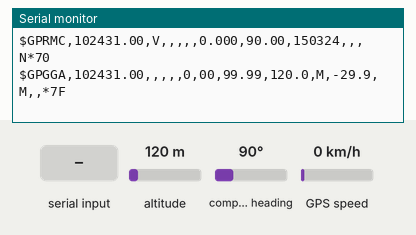
Recording of a sketch running on a simulated Arduino Uno, built with avr-gcc and run on an emulated ATmega328P. Parts: the last lines printed to the serial monitor. The test bench sets the inputs (shaded band); at power-on: altitude 120 m, compass heading 90°, GPS speed 0 km/h. The GPS gets a fix after 3 s at 37.7749, -122.4194 with 8 satellites.

Above: at 1.2 s.
1.3 s: altitude set to 20 m
At 2.8 s:
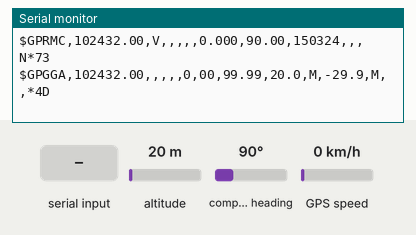
4.5 s: "1" received over the second serial link
At 4.9 s:
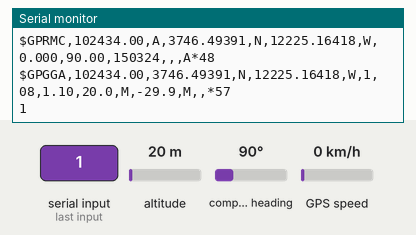
7.5 s: compass heading set to 269°
At 8.8 s:
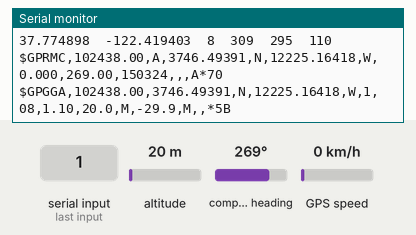
10.5 s: GPS speed set to 2 km/h
At 11.8 s:
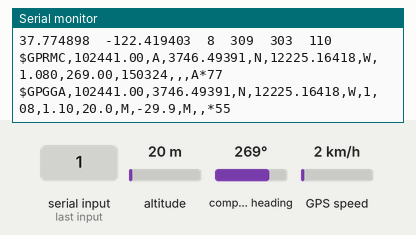
12.0 s: compass heading set to 7°
At 12.8 s:
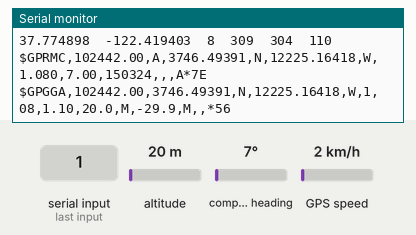
13.5 s: GPS speed set to 60 km/h
At 14.7 s:
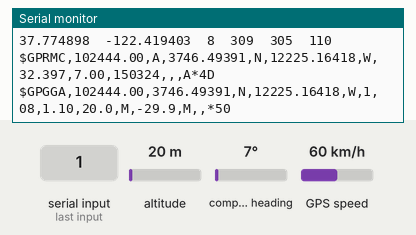
Timing chart, 0 to 16.5 s (numbered marks = the images above; inputs shaded):
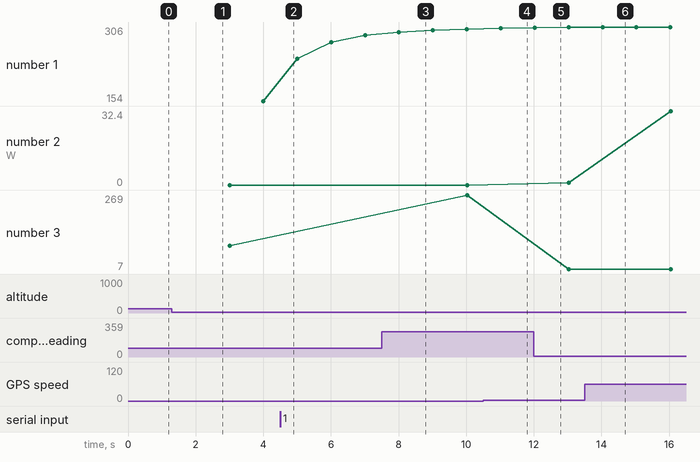

Measured:
- after the input at 1.3 s, the serial monitor: prints a new line after 0.72 s (image 1)
- after the input at 4.5 s, the serial monitor: prints a new line at once (image 2)
- after the input at 7.5 s, the serial monitor: prints a new line after 0.52 s (image 3)
- after the input at 10.5 s, the serial monitor: prints a new line after 0.53 s (image 4)
- after the input at 12.0 s, the serial monitor: prints a new line at once (image 5)
- after the input at 13.5 s, the serial monitor: prints a new line after 0.54 s (image 6)
- plotted number 2: 1.08 → 32.4 after the input at 13.5 s
- plotted number 3: 90 → 269 after the input at 7.5 s

The sketch:

GPS_v0_2.ino
```cpp
#include <SoftwareSerial.h>
#include <TinyGPS.h>
#include <SimpleKalmanFilter.h>

TinyGPS gps;
SoftwareSerial ss(12, 11);
SimpleKalmanFilter kalmanFilter(2, 2, 0.01);

float lat_central = 28.407291;
float lon_central = -106.863456;
int frecuence =  1000;

void setup() {
  Serial.begin(115200);
  ss.begin(9600);
  Serial.println("LATITUD\t\tLONGITUD\tSAT\tAZIMUT\tKALMAN\tERROR");
}

void loop() {
  bool newData = parseGPSData();
  printGPSData(newData);
  checkGPSConnection();
}

bool parseGPSData() {
  bool newData = false;
  // Se parsean por un segundo los datos del GPSy se reportan algunos valores clave
  for (unsigned long start = millis(); millis() - start < frecuence;) {
    while (ss.available()) {
      char c = ss.read();
      Serial.write(c);   // descomentar para ver el flujo de datos del GPS
      if (gps.encode(c))    // revisa si se completó una nueva cadena
        newData = true;
    }
  }
  return newData;
}

void printGPSData(bool newData) {
  if (newData) {
    float flat, flon, azimut;
    unsigned long age;
    gps.f_get_position(&flat, &flon, &age);
    Serial.print(flat == TinyGPS::GPS_INVALID_F_ANGLE ? 0.0 : flat, 6);
    Serial.print("\t");
    Serial.print(flon == TinyGPS::GPS_INVALID_F_ANGLE ? 0.0 : flon, 6);
    Serial.print("\t");
    Serial.print(gps.satellites() == TinyGPS::GPS_INVALID_SATELLITES ? 0 : gps.satellites());
    Serial.print("\t");
    azimut = gps.course_to(lat_central, lon_central, flat, flon);
    Serial.print((int)azimut);
    Serial.print("\t");
    float estimatedAzimut = kalmanFilter.updateEstimate(azimut);
    Serial.print((int)estimatedAzimut);
    Serial.print("\t");
    Serial.println(gps.hdop() == TinyGPS::GPS_INVALID_HDOP ? 0 : gps.hdop());
  }
}

void checkGPSConnection() {
  unsigned long chars;
  unsigned short sentences, failed;
  gps.stats(&chars, &sentences, &failed);
  if (chars == 0) {
    Serial.println("Problema de conectividad con el GPS: revise el cableado");
  }
}
```
